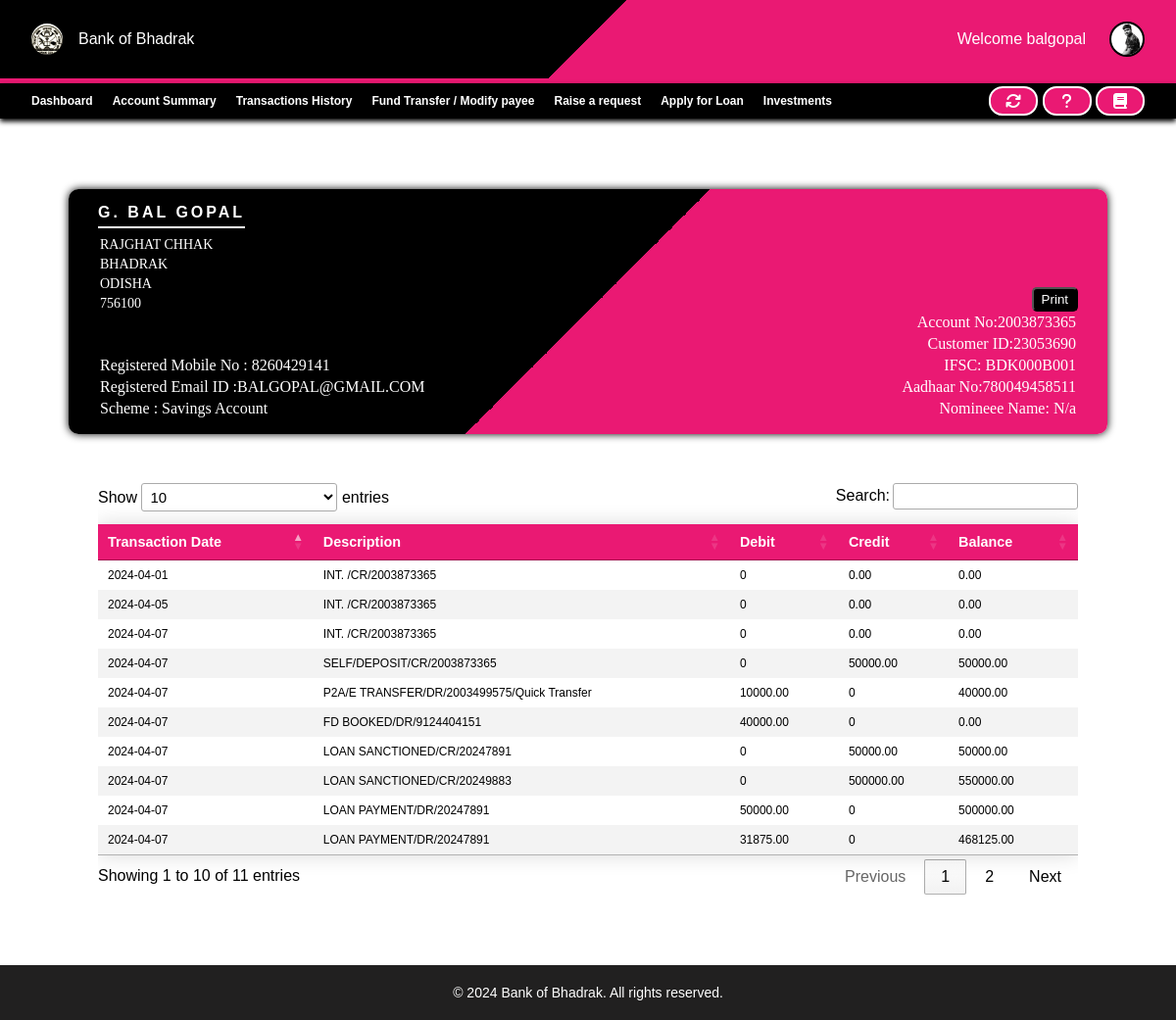
The page /banking/components/customers/transaction_history.php (signed in) on the database its author committed.
### tables this page shows
CREATE TABLE `customers` (
  `ID` int(11) NOT NULL,
  `CRN` bigint(20) NOT NULL,
  `AccountNo` bigint(20) NOT NULL,
  `FullName` varchar(100) NOT NULL,
  `UserName` varchar(100) NOT NULL,
  `Password` varchar(100) NOT NULL,
  `Balance` decimal(11,2) NOT NULL,
  `PhoneNo` bigint(20) NOT NULL,
  `Email` varchar(100) NOT NULL,
  `gender` varchar(10) NOT NULL,
  `Address` varchar(500) NOT NULL,
  `District` varchar(100) NOT NULL,
  `State` varchar(100) NOT NULL,
  `Pincode` int(11) NOT NULL,
  `AadhaarNo` bigint(20) NOT NULL,
  `IFSC` varchar(20) NOT NULL,
  `img` varchar(255) NOT NULL,
  `DateOfOpening` date NOT NULL,
  `lastInterestDate` date NOT NULL DEFAULT current_timestamp(),
  `LastLogin` varchar(50) NOT NULL,
  `Status` varchar(50) NOT NULL DEFAULT 'Pending'
);

CREATE TABLE `transactions` (
  `TransactionID` bigint(20) NOT NULL,
  `TransactionDate` datetime NOT NULL DEFAULT current_timestamp(),
  `TransactionAmount` decimal(20,2) NOT NULL,
  `Sender` bigint(20) NOT NULL,
  `Receiver` bigint(20) NOT NULL,
  `SenderBalance` decimal(10,2) NOT NULL,
  `ReceiverBalance` decimal(10,2) NOT NULL,
  `Actions` varchar(200) NOT NULL,
  `Remark` varchar(100) NOT NULL
);

### banking/components/customers/transaction_history.php (the view, shortened to what this page needs)
<html lang="en">
<head>
    <link rel="stylesheet" href="https://cdnjs.cloudflare.com/ajax/libs/font-awesome/6.5.1/css/all.min.css" />
    <link rel="stylesheet" href="style.css">
    <?php
    require $_SERVER['DOCUMENT_ROOT'] . "/banking/assets/php/config.php";
    $email = $_SESSION['email'];
    $find_user = mysqli_query($conn, "SELECT * FROM customers WHERE Email='$email';");
    $row = mysqli_fetch_assoc($find_user);
    $userName = $row['UserName'];
    $accountNo = $row['AccountNo'];
    $balance = $row['Balance'];
    $img = $row['img'];
    $transaction_Details = mysqli_query($conn, "SELECT * FROM transactions WHERE Sender=$accountNo OR Receiver=$accountNo");
    ?>
    <link rel="stylesheet" href="https://cdn.datatables.net/1.13.5/css/jquery.dataTables.min.css" />
</head>
<body>
    <nav class="navbar">
        <div class="profile-nav">
            <div class="logo">
                <div>
                    <img src="/banking/images/logo.jpg" alt="">
                </div>
                <p>Bank of Bhadrak</p>
            </div>
            <div class="profile">
                Welcome <?php echo "$userName"; ?>
                <div class="dropdown">
                    <img src="/banking/images/<?php echo "$img"; ?>" class="users" alt="">
                </div>
            </div>
        </div>
    </nav>
    <div class="bottom-nav">
        <div class="s1">
            <ul>
                <li><a href="customer_dashboard.php">Dashboard</a></li>
                <li><a href="account_summary.php">Account Summary</a></li>
                <li><a href="transaction_history.php">Transactions History</a></li>
                <li><a href="fund_transfer.php">Fund Transfer / Modify payee</a></li>
                <li><a href="raise_request.php">Raise a request</a></li>
                <li><a href="applyLoan.php">Apply for Loan</a></li>
                <li><a href="fd.php">Investments</a></li>
            </ul>
        </div>
        <div>
            <div class="tooltip">
                <a href=""> <button>
                        <i class="fa-solid fa-arrows-rotate"></i>
                    </button>
                </a>
            </div>
            <div class="tooltip">
                <a href="notifications.php">
                    <button>
                        <i class="fa-solid fa-question"></i>
                    </button>
                </a>
            </div>
            <div class="tooltip">
                <a href="/banking/components/extra/faqs.php">
                    <button>
                        <i class="fa-solid fa-book"></i>
                    </button>
                </a>
            </div>
        </div>
    </div>
    <main class="account-summary-main">
        <div class="tran-account-details">
            <div class="profile-info">
                <div class="demographic">
                    <h4><?php echo strtoupper($row['FullName']); ?></h4>
                    <p><?php echo strtoupper($row['Address']); ?> </p>
                    <p><?php echo strtoupper($row['District']); ?> </p>
                    <p><?php echo strtoupper($row['State']); ?> </p>
                    <p><?php echo strtoupper($row['Pincode']); ?> </p>
                </div>
                <div class="contact">
                    <p>Registered Mobile No : <?php echo $row['PhoneNo']; ?> </p>
                    <p>Registered Email ID :<?php echo strtoupper($row['Email']); ?> </p>
                    <p> Scheme : Savings Account </p>
                </div>
            </div>
            <div class="banking-info">
                <div class="print">
                    <button id='printPage'>Print</button>
                </div>
                <p>Account No:<?php echo $row['AccountNo']; ?></p>
                <p>Customer ID:<?php echo $row['CRN']; ?></p>
                <p>IFSC: <?php echo $row['IFSC']; ?></p>
                <p>Aadhaar No:<?php echo $row['AadhaarNo']; ?></p>
                <p>Nomineee Name: N/a</p>
            </div>
        </div>
        <div class="summary-main">
            <div class="summary-table">
                <table id="myTable" class="styled-table">
                    <thead>
                        <tr>
                            <th>Transaction Date</th>
                            <th>Description</th>
                            <th>Debit</th>
                            <th>Credit</th>
                            <th>Balance</th>
                        </tr>
                    </thead>
                    <tbody>
                        <?php
                        while ($fetch_transactions = mysqli_fetch_assoc($transaction_Details)) {
                            $tdate = $fetch_transactions['TransactionDate'];
                            $tamount = $fetch_transactions['TransactionAmount'];
                            $sender = $fetch_transactions['Sender'];
                            $senderBal = $fetch_transactions['SenderBalance'];
                            $receiverBal = $fetch_transactions['ReceiverBalance'];
                            $receiver = $fetch_transactions['Receiver'];
                            $actions = $fetch_transactions['Actions'];
                            $remark = $fetch_transactions['Remark'];
                            if ($accountNo == $receiver) {
                                if ($actions == 'loan_sanctioned') {
                                    $debit = 0;
                                    $credit = $tamount;
                                    $balance = $receiverBal;
                                    $description = "LOAN SANCTIONED/CR/" . $remark;
                                } else if ($actions == 'fd_breaked') {
                                    $debit = 0;
                                    $credit = $tamount;
                                    $balance = $receiverBal;
                                    $description = "FD BREAKED/CR/" . $remark;
                                } else if ($actions == 'int._credited') {
                                    $debit = 0;
                                    $credit = $tamount;
                                    $balance = $receiverBal;
                                    $description = "INT. /CR/" . $receiver;
                                } else if ($actions == 'deposit') {
                                    $debit = 0;
                                    $credit = $tamount;
                                    $balance = $receiverBal;
                                    $description = "SELF/DEPOSIT/CR/" . $receiver;
                                } else {
                                    $debit = 0;
                                    $credit = $tamount;
                                    $balance = $receiverBal;
                                    $description = "P2A/E TRANSFER/CR/" . $sender . "/" . $remark;
                                }
                            } else {
                                if ($actions == 'fd_booked') {
                                    $credit = 0;
                                    $debit = $tamount;
                                    $balance = $senderBal;
                                    $description = "FD BOOKED/DR/" . $remark;
                                } else if ($actions == 'loan_due_paid') {
                                    $credit = 0;
                                    $debit = $tamount;
                                    $balance = $senderBal;
                                    $description = "LOAN PAYMENT/DR/" . $remark;
                                } else if ($actions == 'withdraw') {
                                    $credit = 0;
                                    $debit = $tamount;
                                    $balance = $senderBal;
                                    $description = "SELF/WITHDRAWAL/DR/" . $sender;
                                } else {
                                    $credit = 0;
                                    $debit = $tamount;
                                    $balance = $senderBal;
                                    $description = "P2A/E TRANSFER/DR/" . $receiver . "/" . $remark;
                                }
                            }
                            echo "
                <tr>
                <td>" . substr($tdate, 0, 10) . "</td>
                <td>" . $description . "</td>
                <td>" . $debit . "</td>
                <td>" . $credit . "</td>
                <td>" . $balance . "</td>
                </tr>
                ";
                        } ?>
                </table>
            </div>
        </div>
    </main>
    <footer>
        <p>&copy; 2024 Bank of Bhadrak. All rights reserved.
        </p>
    </footer>
</body>
</html>

### banking/components/customers/style.css (style rules this page uses)
* { margin: 0; padding: 0; font-family: "Poppins", sans-serif; }
.navbar .profile-nav { height: 10%; background: linear-gradient(135deg, black 50%, #ea1973 30%); color: white; display: flex; justify-content: space-between; align-items: center; padding-left: 32px; padding-right: 32px; border-bottom: 5px solid #ea1973; }
.navbar .profile-nav img { height: 32px; border-radius: 50%; }
.navbar .profile-nav .logo { display: flex; justify-content: center; align-items: center; gap: 16px; }
.bottom-nav { top: 0; position: sticky; z-index: 1; box-shadow: 0 3px 5px black; color: black; height: 36px; background: black; display: flex; justify-content: space-between; align-items: center; padding-left: 32px; padding-right: 32px; }
.bottom-nav a { text-decoration: none; font-weight: 600; color: white; font-size: 12px; }
.bottom-nav ul { display: flex; gap: 20px; }
.bottom-nav ul li { list-style-type: none; }
.bottom-nav .s1 ul li { position: relative; height: 20px; display: flex; align-items: center; }
.bottom-nav .s1 ul li a::after { content: ""; position: absolute; width: 100%; height: 2px; left: 0; bottom: 0; background-color: transparent; transform: scaleX(0); transition: transform 0.3s ease, background-color 0.3s ease; }
.tooltip { position: relative; display: inline-block; }
.navbar .profile-nav .users { width: 32px; height: 32px; cursor: pointer; background-color: white; border: 2px solid black; box-shadow: 2px white; }
.navbar .profile-nav .profile { display: flex; align-items: center; gap: 24px; }
.dropdown { position: relative; display: inline-block; }
main { background-color: #f3f3f3; margin: 0 0 0 0; color: black; padding: 30px 30px 0 30px; }
footer { bottom: 0; background-color: rgb(33, 32, 32); padding: 20px; text-align: center; color: white; }
footer p { margin: 0; font-size: 14px; color: white; }
.account-summary-main { min-height: 100vh; padding: 32px 32px 32px 32px; background-color: white; display: flex; justify-content: center; align-items: center; flex-direction: column; gap: 50px; }
.account-summary-main .tran-account-details { min-height: 100px; min-width: 1000px; border-radius: 10px; display: flex; justify-content: space-between; padding: 15px 30px; box-shadow: 0 0 8px black; color: white; background: linear-gradient(135deg, black 50%, #ea1973 30%); }
.account-summary-main .tran-account-details h4 { border-bottom: 2px solid white; padding-bottom: 5px; margin-bottom: 7px; letter-spacing: 3px; }
.account-summary-main .tran-account-details p { padding: 2px; display: block; font-family: "Times New Roman"; font-weight: 300; }
.account-summary-main .tran-account-details .profile-info { display: flex; flex-direction: column; justify-content: space-between; align-items: baseline; gap: 20px; }
.account-summary-main .tran-account-details .profile-info .demographic { height: 100px; }
.account-summary-main .tran-account-details .profile-info .demographic p { font-size: 14px; }
.account-summary-main .tran-account-details .profile-info .contact { height: 100px; display: flex; flex-direction: column; justify-content: flex-end; }
.account-summary-main .banking-info { min-width: 200px; display: flex; flex-direction: column; justify-content: flex-end; text-align: right; }
.account-summary-main .banking-info button { background-color: black; border-radius: 5px; color: white; cursor: pointer; padding: 3px 8px; }
.summary-main { overflow-y: auto; }
.summary-table { min-height: 400px; width: 1000px; }
.styled-table { width: 1000px; border-collapse: collapse; margin: 0 0 25px 0; font-size: 0.9em; font-family: sans-serif; min-width: 400px; box-shadow: 0 0 20px rgba(0, 0, 0, 0.15); }
.styled-table thead tr { background-color: #ea1973; color: #ffffff; text-align: left; }
.styled-table thead { top: 0; position: sticky; }
.styled-table th, .styled-table td { padding: 12px 15px; }
.styled-table tbody tr { border-bottom: 1px solid #dddddd; }
.styled-table tbody tr:nth-of-type(even) { background-color: #f3f3f3; }
.styled-table tbody tr:last-of-type { border-bottom: 2px solid #1f1e1e; }

### banking/components/customers/transaction_history.php (style rules this page uses)
table.dataTable tbody th, table.dataTable tbody td { padding: 8px 10px; font-size: 12px; }

### rows shown on the page
customers: UserName "balgopal", img (picture), FullName "G. BAL GOPAL", Address "RAJGHAT CHHAK", District "BHADRAK", State "ODISHA", Pincode "756100", PhoneNo "8260429141", Email "BALGOPAL@GMAIL.COM", AccountNo "2003873365", CRN "23053690", IFSC "BDK000B001", AadhaarNo "780049458511"
transactions: TransactionDate "2024-04-01", Receiver "INT. /CR/2003873365", Actions "0", TransactionAmount "0.00", ReceiverBalance "0.00"
transactions: TransactionDate "2024-04-05", Receiver "INT. /CR/2003873365", Actions "0", TransactionAmount "0.00", ReceiverBalance "0.00"
transactions: TransactionDate "2024-04-07", Receiver "INT. /CR/2003873365", Actions "0", TransactionAmount "0.00", ReceiverBalance "0.00"
transactions: TransactionDate "2024-04-07", Receiver "SELF/DEPOSIT/CR/2003873365", Actions "0", TransactionAmount "50000.00", ReceiverBalance "50000.00"
transactions: TransactionDate "2024-04-07", description "P2A/E TRANSFER/DR/2003499575/Quick Transfer", TransactionAmount "10000.00", Actions "0", SenderBalance "40000.00"
transactions: TransactionDate "2024-04-07", Remark "FD BOOKED/DR/9124404151", TransactionAmount "40000.00", Actions "0", SenderBalance "0.00"
transactions: TransactionDate "2024-04-07", Remark "LOAN SANCTIONED/CR/20247891", Actions "0", TransactionAmount "50000.00", ReceiverBalance "50000.00"
transactions: TransactionDate "2024-04-07", Remark "LOAN SANCTIONED/CR/20249883", Actions "0", TransactionAmount "500000.00", ReceiverBalance "550000.00"
transactions: TransactionDate "2024-04-07", Remark "LOAN PAYMENT/DR/20247891", TransactionAmount "50000.00", Actions "0", SenderBalance "500000.00"
transactions: TransactionDate "2024-04-07", Remark "LOAN PAYMENT/DR/20247891", TransactionAmount "31875.00", Actions "0", SenderBalance "468125.00"
